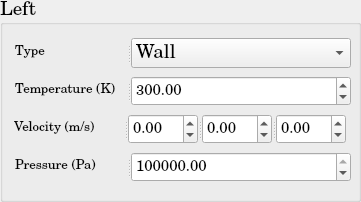
          <widget class="QGroupBox" name="SP_BoundaryCondition_Left">
           <property name="minimumSize">
            <size>
             <width>361</width>
             <height>202</height>
            </size>
           </property>
           <property name="maximumSize">
            <size>
             <width>361</width>
             <height>202</height>
            </size>
           </property>
           <property name="font">
            <font>
             <family>Century Schoolbook L</family>
             <pointsize>14</pointsize>
             <weight>50</weight>
             <bold>false</bold>
            </font>
           </property>
           <property name="title">
            <string>Left</string>
           </property>
           <layout class="QGridLayout" name="gridLayout_15">
            <item row="1" column="0">
             <widget class="QSplitter" name="splitter_43">
              <property name="minimumSize">
               <size>
                <width>338</width>
                <height>30</height>
               </size>
              </property>
              <property name="maximumSize">
               <size>
                <width>334</width>
                <height>30</height>
               </size>
              </property>
              <property name="orientation">
               <enum>Qt::Horizontal</enum>
              </property>
              <widget class="QLabel" name="SP_Temperature_Left_BC">
               <property name="minimumSize">
                <size>
                 <width>110</width>
                 <height>30</height>
                </size>
               </property>
               <property name="maximumSize">
                <size>
                 <width>110</width>
                 <height>30</height>
                </size>
               </property>
               <property name="text">
                <string>&lt;html&gt;&lt;head/&gt;&lt;body&gt;&lt;p&gt;&lt;span style=&quot; font-size:10pt;&quot;&gt;Temperature (K)&lt;/span&gt;&lt;/p&gt;&lt;/body&gt;&lt;/html&gt;</string>
               </property>
              </widget>
              <widget class="QDoubleSpinBox" name="SP_Temperature_Left_BC_doubleSpinBox">
               <property name="minimumSize">
                <size>
                 <width>220</width>
                 <height>30</height>
                </size>
               </property>
               <property name="maximumSize">
                <size>
                 <width>220</width>
                 <height>30</height>
                </size>
               </property>
               <property name="font">
                <font>
                 <pointsize>11</pointsize>
                </font>
               </property>
               <property name="maximum">
                <double>1000000000.000000000000000</double>
               </property>
               <property name="value">
                <double>300.000000000000000</double>
               </property>
              </widget>
             </widget>
            </item>
            <item row="3" column="0">
             <widget class="QSplitter" name="splitter_42">
              <property name="minimumSize">
               <size>
                <width>338</width>
                <height>30</height>
               </size>
              </property>
              <property name="maximumSize">
               <size>
                <width>334</width>
                <height>30</height>
               </size>
              </property>
              <property name="orientation">
               <enum>Qt::Horizontal</enum>
              </property>
              <widget class="QLabel" name="SP_Pressure_Left_BC">
               <property name="minimumSize">
                <size>
                 <width>110</width>
                 <height>30</height>
                </size>
               </property>
               <property name="maximumSize">
                <size>
                 <width>110</width>
                 <height>30</height>
                </size>
               </property>
               <property name="text">
                <string>&lt;html&gt;&lt;head/&gt;&lt;body&gt;&lt;p&gt;&lt;span style=&quot; font-size:10pt;&quot;&gt;Pressure (Pa)&lt;/span&gt;&lt;/p&gt;&lt;/body&gt;&lt;/html&gt;</string>
               </property>
              </widget>
              <widget class="QDoubleSpinBox" name="SP_Pressure_Left_BC_doubleSpinBox">
               <property name="minimumSize">
                <size>
                 <width>220</width>
                 <height>30</height>
                </size>
               </property>
               <property name="maximumSize">
                <size>
                 <width>220</width>
                 <height>30</height>
                </size>
               </property>
               <property name="font">
                <font>
                 <pointsize>11</pointsize>
                </font>
               </property>
               <property name="maximum">
                <double>1000000000.000000000000000</double>
               </property>
               <property name="value">
                <double>100000.000000000000000</double>
               </property>
              </widget>
             </widget>
            </item>
            <item row="2" column="0">
             <widget class="QSplitter" name="splitter_39">
              <property name="orientation">
               <enum>Qt::Horizontal</enum>
              </property>
              <widget class="QLabel" name="SP_Velocity_Left_BC">
               <property name="minimumSize">
                <size>
                 <width>110</width>
                 <height>30</height>
                </size>
               </property>
               <property name="maximumSize">
                <size>
                 <width>110</width>
                 <height>30</height>
                </size>
               </property>
               <property name="text">
                <string>&lt;html&gt;&lt;head/&gt;&lt;body&gt;&lt;p&gt;&lt;span style=&quot; font-size:10pt;&quot;&gt;Velocity (m/s)&lt;/span&gt;&lt;/p&gt;&lt;/body&gt;&lt;/html&gt;</string>
               </property>
              </widget>
              <widget class="QSplitter" name="splitter_44">
               <property name="minimumSize">
                <size>
                 <width>220</width>
                 <height>30</height>
                </size>
               </property>
               <property name="maximumSize">
                <size>
                 <width>218</width>
                 <height>30</height>
                </size>
               </property>
               <property name="orientation">
                <enum>Qt::Horizontal</enum>
               </property>
               <widget class="QDoubleSpinBox" name="SP_Velocity_1d_Left_BC_doubleSpinBox">
                <property name="minimumSize">
                 <size>
                  <width>68</width>
                  <height>30</height>
                 </size>
                </property>
                <property name="maximumSize">
                 <size>
                  <width>70</width>
                  <height>30</height>
                 </size>
                </property>
                <property name="font">
                 <font>
                  <pointsize>11</pointsize>
                 </font>
                </property>
                <property name="minimum">
                 <double>-1000000000.000000000000000</double>
                </property>
                <property name="maximum">
                 <double>1000000000.000000000000000</double>
                </property>
               </widget>
               <widget class="QDoubleSpinBox" name="SP_Velocity_2d_Left_BC_doubleSpinBox">
                <property name="minimumSize">
                 <size>
                  <width>68</width>
                  <height>30</height>
                 </size>
                </property>
                <property name="maximumSize">
                 <size>
                  <width>70</width>
                  <height>30</height>
                 </size>
                </property>
                <property name="font">
                 <font>
                  <pointsize>11</pointsize>
                 </font>
                </property>
                <property name="minimum">
                 <double>-1000000000.000000000000000</double>
                </property>
                <property name="maximum">
                 <double>1000000000.000000000000000</double>
                </property>
               </widget>
               <widget class="QDoubleSpinBox" name="SP_Velocity_3d_Left_BC_doubleSpinBox">
                <property name="minimumSize">
                 <size>
                  <width>68</width>
                  <height>30</height>
                 </size>
                </property>
                <property name="maximumSize">
                 <size>
                  <width>70</width>
                  <height>30</height>
                 </size>
                </property>
                <property name="font">
                 <font>
                  <pointsize>11</pointsize>
                 </font>
                </property>
                <property name="minimum">
                 <double>-1000000000.000000000000000</double>
                </property>
                <property name="maximum">
                 <double>1000000000.000000000000000</double>
                </property>
               </widget>
              </widget>
             </widget>
            </item>
            <item row="0" column="0">
             <widget class="QSplitter" name="splitter_45">
              <property name="minimumSize">
               <size>
                <width>338</width>
                <height>30</height>
               </size>
              </property>
              <property name="maximumSize">
               <size>
                <width>334</width>
                <height>30</height>
               </size>
              </property>
              <property name="orientation">
               <enum>Qt::Horizontal</enum>
              </property>
              <widget class="QLabel" name="SP_Type_Left_BC">
               <property name="minimumSize">
                <size>
                 <width>110</width>
                 <height>30</height>
                </size>
               </property>
               <property name="maximumSize">
                <size>
                 <width>110</width>
                 <height>30</height>
                </size>
               </property>
               <property name="text">
                <string>&lt;html&gt;&lt;head/&gt;&lt;body&gt;&lt;p&gt;&lt;span style=&quot; font-size:10pt;&quot;&gt;Type&lt;/span&gt;&lt;/p&gt;&lt;/body&gt;&lt;/html&gt;</string>
               </property>
              </widget>
              <widget class="QComboBox" name="SP_Type_Left_BC_ComboBox">
               <property name="minimumSize">
                <size>
                 <width>220</width>
                 <height>30</height>
                </size>
               </property>
               <property name="maximumSize">
                <size>
                 <width>220</width>
                 <height>30</height>
                </size>
               </property>
               <item>
                <property name="text">
                 <string>Wall</string>
                </property>
               </item>
               <item>
                <property name="text">
                 <string>Inlet</string>
                </property>
               </item>
               <item>
                <property name="text">
                 <string>Outlet</string>
                </property>
               </item>
               <item>
                <property name="text">
                 <string>Neumann</string>
                </property>
               </item>
               <item>
                <property name="text">
                 <string>Dirichlet</string>
                </property>
               </item>
              </widget>
             </widget>
            </item>
           </layout>
          </widget>
